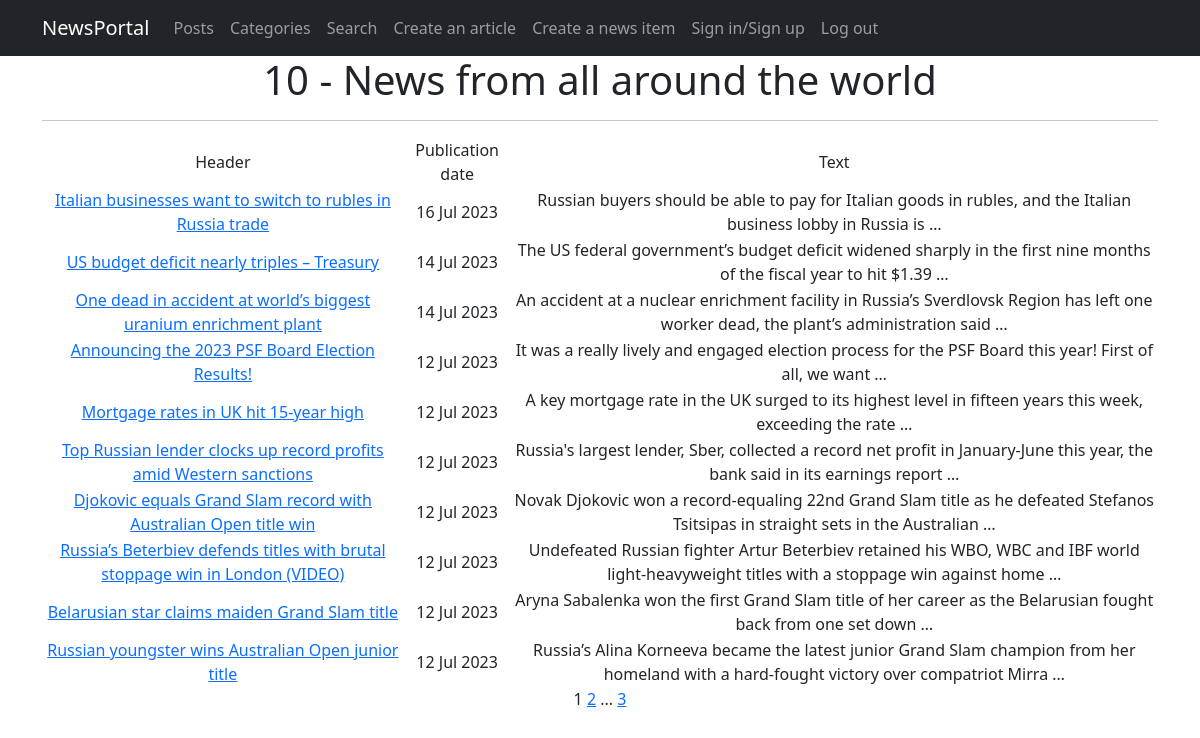
The app's page /news_portal/ with its own data.
### news_portal/models.py (models this page shows, shortened)
class Post(models.Model):
    post_type = models.CharField(max_length=2, choices=POST_TYPE, default=article)
    post_pub_date = models.DateTimeField(auto_now_add=True)
    post_header = models.CharField(max_length=255, null=False)
    post_text = models.TextField(null=False)
    post_rating = models.SmallIntegerField(default=0)
    post_auth = models.ForeignKey(Author, on_delete=models.CASCADE)
    post_cat = models.ManyToManyField(Category, through='PostCategory')
    def get_url(self):
        return reverse('post_detail', args=[self.id])

### news_portal/views.py (the view)
# urls.py: path('', cache_page(60)(PostList.as_view())),
class PostList(ListView):
    model = Post
    template_name = 'news_portal.html'
    context_object_name = 'news_portal'
    ordering = '-post_pub_date'
    paginate_by = 10
    def get_queryset(self):
        queryset = super().get_queryset()
        self.filterset = PostFilter(self.request.GET, queryset)
        return self.filterset.qs

### news_portal/templatetags/custom_filters.py (called while the page is built)
@register.filter()
def censor(value):
    censored_words = ['ass', 'bitch', 'cock', 'fuck']
    cen_text = value.split()
    for i in censored_words:
        for words in cen_text:
            if i in words:
                psn_in_text = cen_text.index(words)
                cen_text.remove(words)
                cen_text.insert(psn_in_text, i[0] + '*' * (len(i)-1))
    return " ".join(cen_text)

### news_portal/templatetags/custom_tags.py (called while the page is built)
@register.simple_tag(takes_context=True)
def url_replace(context, **kwargs):
    d = context['request'].GET.copy()
    for k, v in kwargs.items():
        d[k] = v
    return d.urlencode()

### templates/news_portal.html (shortened to what this page needs)
{% extends 'fpages/default.html' %}
{% load custom_filters %}!
{% load custom_tags %}
{% block content %}
   <h1>{{news_portal|length}} - News from all around the world</h1>
   <hr>
   {% if news_portal %}
    <table>
        <tr>
            <td>Header</td>
            <td>Publication date</td>
            <td>Text</td>
        </tr>
        {% for post in news_portal %}
        <tr>
            <td><a href="{{ post.get_url }}"> {{ post.post_header|censor }} </a></td>
            <td>{{ post.post_pub_date|date:'d M Y' }} </td>
            <td>{{ post.post_text|truncatewords:20|censor }}</td>
        </tr>
        {% endfor %}
    </table>
    {% else %}
           <h2>No news</h2>
{% endif %}
   {{ page_obj.number }}
   {% if page_obj.has_next %}
       <a href="?{% url_replace page=page_obj.next_page_number %}">{{ page_obj.next_page_number }}</a>
       {% if paginator.num_pages != page_obj.next_page_number %}
           ...
           <a href="?{% url_replace page=page_obj.paginator.num_pages %}">{{ page_obj.paginator.num_pages }}</a>
       {% endif %}
   {% endif %}
{% endblock content %}

### records on screen
Post: post_header|censor "Italian businesses want to switch to rubles in Russia trade", post_pub_date "16 Jul 2023", post_text|censor "Russian buyers should be able to pay for Italian goods in rubles, and the Italian business lobby in Russia is …"
Post: post_header|censor "US budget deficit nearly triples – Treasury", post_pub_date "14 Jul 2023", post_text|censor "The US federal government’s budget deficit widened sharply in the first nine months of the fiscal year to hit $1.39 …"
Post: post_header|censor "One dead in accident at world’s biggest uranium enrichment plant", post_pub_date "14 Jul 2023", post_text|censor "An accident at a nuclear enrichment facility in Russia’s Sverdlovsk Region has left one worker dead, the plant’s administration said …"
Post: post_header|censor "Announcing the 2023 PSF Board Election Results!", post_pub_date "12 Jul 2023", post_text|censor "It was a really lively and engaged election process for the PSF Board this year! First of all, we want …"
Post: post_header|censor "Mortgage rates in UK hit 15-year high", post_pub_date "12 Jul 2023", post_text|censor "A key mortgage rate in the UK surged to its highest level in fifteen years this week, exceeding the rate …"
Post: post_header|censor "Top Russian lender clocks up record profits amid Western sanctions", post_pub_date "12 Jul 2023", post_text|censor "Russia's largest lender, Sber, collected a record net profit in January-June this year, the bank said in its earnings report …"
Post: post_header|censor "Djokovic equals Grand Slam record with Australian Open title win", post_pub_date "12 Jul 2023", post_text|censor "Novak Djokovic won a record-equaling 22nd Grand Slam title as he defeated Stefanos Tsitsipas in straight sets in the Australian …"
Post: post_header|censor "Russia’s Beterbiev defends titles with brutal stoppage win in London (VIDEO)", post_pub_date "12 Jul 2023", post_text|censor "Undefeated Russian fighter Artur Beterbiev retained his WBO, WBC and IBF world light-heavyweight titles with a stoppage win against home …"
Post: post_header|censor "Belarusian star claims maiden Grand Slam title", post_pub_date "12 Jul 2023", post_text|censor "Aryna Sabalenka won the first Grand Slam title of her career as the Belarusian fought back from one set down …"
Post: post_header|censor "Russian youngster wins Australian Open junior title", post_pub_date "12 Jul 2023", post_text|censor "Russia’s Alina Korneeva became the latest junior Grand Slam champion from her homeland with a hard-fought victory over compatriot Mirra …"

### other values on screen
{{ news_portal|length }} "10"
{{ page_obj.number }} "1"
{{ page_obj.next_page_number }} "2"
{{ page_obj.paginator.num_pages }} "3"
